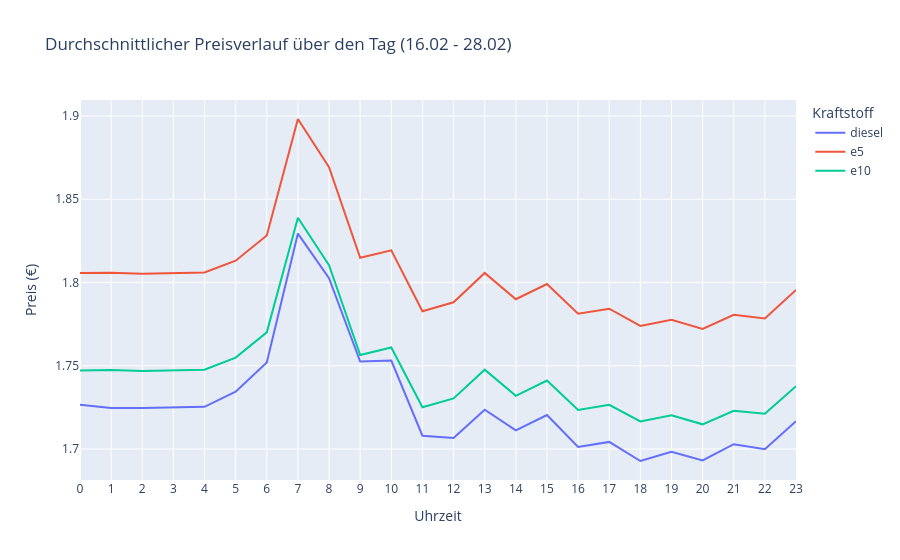

Write notebook code for a chart like this one.
### Code cell
from datetime import date

mask = (df['retrieval_date'] >= date(2026, 2, 16)) & (df['retrieval_date'] <= date(2026, 2, 28))
df_filtered = df[mask].copy()
print(df_filtered['retrieval_date'].min())
print(df_filtered['retrieval_date'].max())
print(len(df_filtered))

df_filtered['hour'] = pd.to_datetime(df_filtered['retrieval_time'], format='%H:%M').dt.hour

df_hourly = df_filtered.groupby('hour')[['diesel', 'e5', 'e10']].mean().reset_index()

fig1 = px.line(
    df_hourly,
    x='hour',
    y=['diesel', 'e5', 'e10'],
    title='Durchschnittlicher Preisverlauf über den Tag (16.02 - 28.02)',
    labels={'hour': 'Uhrzeit', 'value': 'Preis (€)', 'variable': 'Kraftstoff'}
)
fig1.update_xaxes(dtick=1)
fig1.show()
fig.write_image("assets/avg_price_over_day.png", width=1668, height=450)

### Figure 1 — Plotly figure (JSON) as saved in the notebook; plotly's stock layout.template omitted (floating-point values rounded to 4 significant figures)
{"data": [{"hovertemplate": "Kraftstoff=diesel<br>Uhrzeit=%{x}<br>Preis (€)=%{y}<extra></extra>", "legendgroup": "diesel", "line": {"color": "#636efa", "dash": "solid"}, "marker": {"symbol": "circle"}, "mode": "lines", "name": "diesel", "orientation": "v", "showlegend": true, "type": "scatter", "x": [0, 1, 2, 3, 4, 5, 6, 7, 8, 9, 10, 11, 12, 13, 14, 15, 16, 17, 18, 19, 20, 21, 22, 23], "xaxis": "x", "y": [1.727, 1.725, 1.725, 1.725, 1.725, 1.734, 1.752, 1.829, 1.803, 1.753, 1.753, 1.708, 1.707, 1.724, 1.711, 1.72, 1.701, 1.704, 1.693, 1.698, 1.693, 1.703, 1.7, 1.717], "yaxis": "y"}, {"hovertemplate": "Kraftstoff=e5<br>Uhrzeit=%{x}<br>Preis (€)=%{y}<extra></extra>", "legendgroup": "e5", "line": {"color": "#EF553B", "dash": "solid"}, "marker": {"symbol": "circle"}, "mode": "lines", "name": "e5", "orientation": "v", "showlegend": true, "type": "scatter", "x": [0, 1, 2, 3, 4, 5, 6, 7, 8, 9, 10, 11, 12, 13, 14, 15, 16, 17, 18, 19, 20, 21, 22, 23], "xaxis": "x", "y": [1.806, 1.806, 1.805, 1.806, 1.806, 1.813, 1.828, 1.898, 1.869, 1.815, 1.819, 1.783, 1.788, 1.806, 1.79, 1.799, 1.781, 1.784, 1.774, 1.778, 1.772, 1.781, 1.778, 1.796], "yaxis": "y"}, {"hovertemplate": "Kraftstoff=e10<br>Uhrzeit=%{x}<br>Preis (€)=%{y}<extra></extra>", "legendgroup": "e10", "line": {"color": "#00cc96", "dash": "solid"}, "marker": {"symbol": "circle"}, "mode": "lines", "name": "e10", "orientation": "v", "showlegend": true, "type": "scatter", "x": [0, 1, 2, 3, 4, 5, 6, 7, 8, 9, 10, 11, 12, 13, 14, 15, 16, 17, 18, 19, 20, 21, 22, 23], "xaxis": "x", "y": [1.747, 1.747, 1.747, 1.747, 1.748, 1.755, 1.77, 1.839, 1.81, 1.756, 1.761, 1.725, 1.73, 1.748, 1.732, 1.741, 1.724, 1.727, 1.717, 1.72, 1.715, 1.723, 1.721, 1.738], "yaxis": "y"}], "layout": {"legend": {"title": {"text": "Kraftstoff"}, "tracegroupgap": 0}, "title": {"text": "Durchschnittlicher Preisverlauf über den Tag (16.02 - 28.02)"}, "xaxis": {"anchor": "y", "domain": [0, 1], "dtick": 1, "title": {"text": "Uhrzeit"}}, "yaxis": {"anchor": "x", "domain": [0, 1], "title": {"text": "Preis (€)"}}}}
